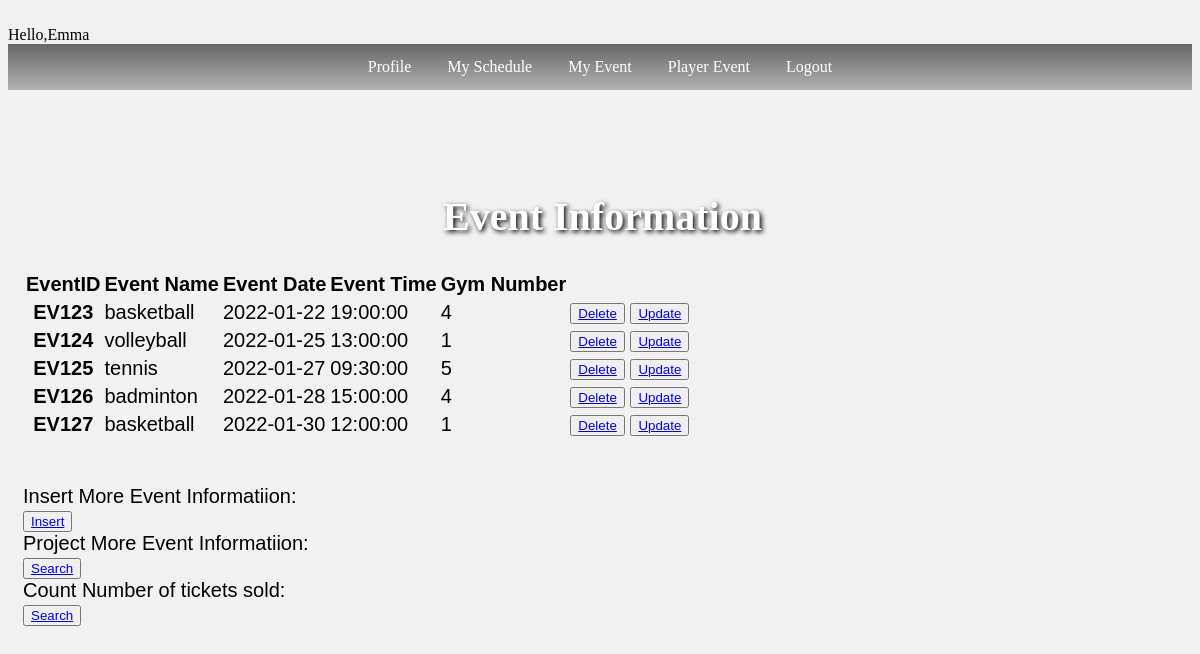
Screenshot of /code/event.php (signed in) with the database file from the repository.
### tables this page shows
CREATE TABLE `event_hold_in` (
  `eventID` varchar(20) NOT NULL,
  `event_date` date DEFAULT NULL,
  `event_name` varchar(15) DEFAULT NULL,
  `event_time` time DEFAULT NULL,
  `gym_number` int(4) DEFAULT NULL
);

### code/event.php (the view, shortened to what this page needs)
<?php
include_once 'staff.php';
?>
<!DOCTYPE html>
<html>
<head>
</head>
<body>
<link rel="stylesheet" href="mystyle.css" style type="text/css" />
</head>
<body>
<div>
    <h1>Event Information</h1>
    <table>
        <thead>
            <tr>
                <th scope="col"> EventID </th>
                <th scope="col"> Event Name </th>
                <th scope="col"> Event Date </th>
                <th scope="col"> Event Time </th>
                <th scope="col"> Gym Number </th>
            </tr>
        </thead>
        <tbody>
        <?php
        $query = "SELECT * FROM `Event_hold_in`";
        $result = mysqli_query($conn, $query);
        if($result)
        {
            while($row = mysqli_fetch_assoc($result))
            {
                $id = $row['eventID'];
                $name = $row['event_name'];
                $date = $row['event_date'];
                $time = $row['event_time'];
                $gym = $row['gym_number'];
                echo '<tr>
                <th scope="row">'.$id.'</th>
                <td>'.$name.'</td>
                <td>'.$date.'</td>
                <td>'.$time.'</td>
                <td>'.$gym.'</td>
                <td>
                <button><a href="eventDelete.php?deleteid='.$id.'">Delete</a></button>
                <button><a href="eventUpdate.php?updateid='.$id.'">Update</a></button>
                </td>
                </tr>';
            }
        }
        ?>
        </tbody>
        </table>
        Insert More Event Informatiion:</br>
        <button type="submit" name="submit"><a href="eventAdd.php">Insert</a ></button></br>
        Project More Event Informatiion:</br>
        <button type="submit" name="submit"><a href="projection.php">Search</a ></button></br>
        Count Number of tickets sold:</br>
        <button type="submit" name="submit"><a href="countEvent.php">Search</a ></button>
	</div>
</body>
</html>

### code/mystyle.css (style rules this page uses)
h1 { font-family: Georgia, "Times New Roman", Times, serif; font-size: 40px; color: white; text-shadow: 2px 2px 5px black; padding: 30px; margin: 0px; text-align: center; }
body { background-color:#f1f1f1; }

### rows the page displays
event_hold_in: eventID "EV123", event_name "basketball", event_date "2022-01-22", event_time "19:00:00", gym_number "4"
event_hold_in: eventID "EV124", event_name "volleyball", event_date "2022-01-25", event_time "13:00:00", gym_number "1"
event_hold_in: eventID "EV125", event_name "tennis", event_date "2022-01-27", event_time "09:30:00", gym_number "5"
event_hold_in: eventID "EV126", event_name "badminton", event_date "2022-01-28", event_time "15:00:00", gym_number "4"
event_hold_in: eventID "EV127", event_name "basketball", event_date "2022-01-30", event_time "12:00:00", gym_number "1"

### other values shown
$user_data['user_name'] "Emma"
